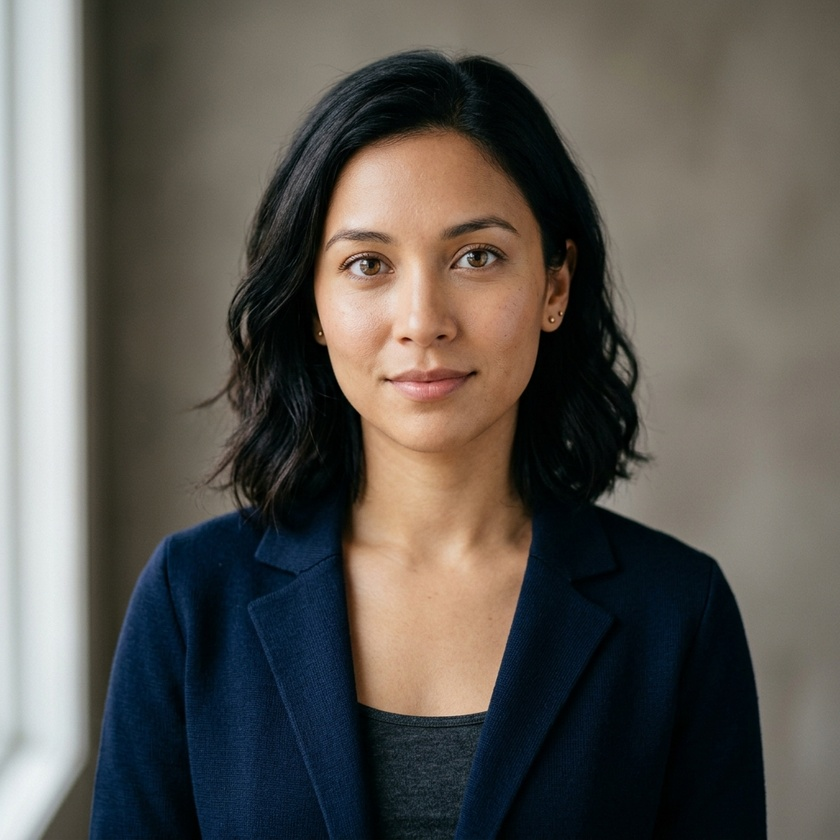
#> input picture images/input.jpg, 840 x 840 px, shrunk from 1024 x 1024 before the run
$ python -i eye_classification.py   (imports and definitions only)
#> lines starting #> are read from the running program, lines starting #| are printed output that depends on the picture; after the words box and inside, x2 and y2 are one past the last pixel; in counts of white or black regions, pixels touching at a corner belong together
#> further down, picture is the input picture: shape (840, 840, 3); mean B, G, R 83.2, 88.8, 92.6
import cv2

def classify_eyes(image):
    # Load classifiers
    face_cascade = cv2.CascadeClassifier(
        cv2.data.haarcascades + 'haarcascade_frontalface_default.xml'
    )

    eye_cascade = cv2.CascadeClassifier(
        cv2.data.haarcascades + 'haarcascade_eye.xml'
    )

    # Convert to grayscale and equalize histogram
    gray = cv2.cvtColor(image, cv2.COLOR_BGR2GRAY)
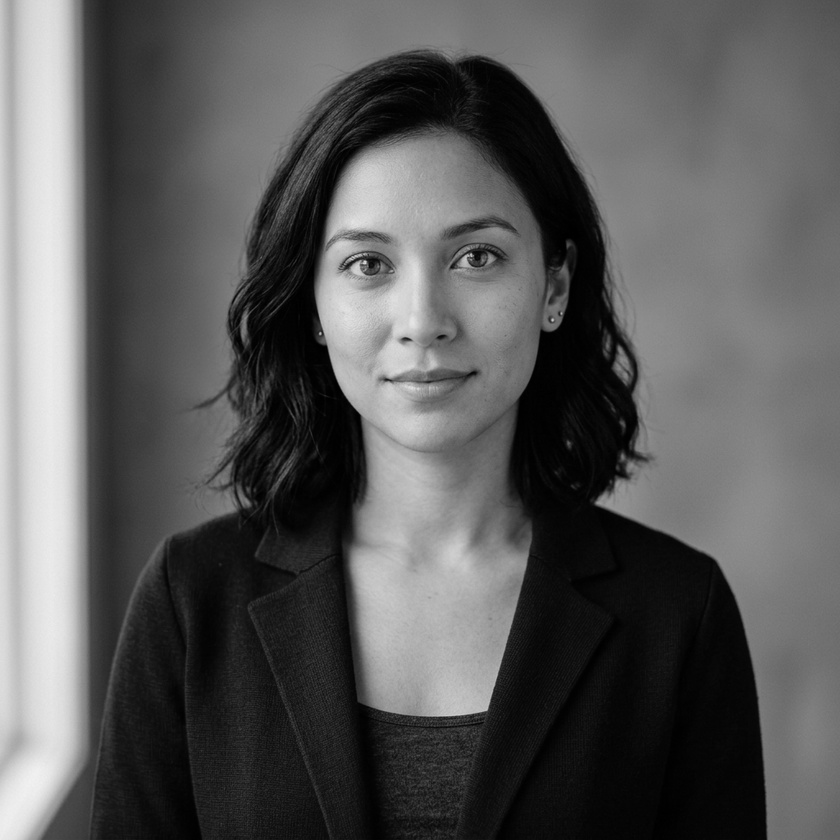
#> gray: shape (840, 840); min 0, max 241, mean 89.2
    gray = cv2.equalizeHist(gray)
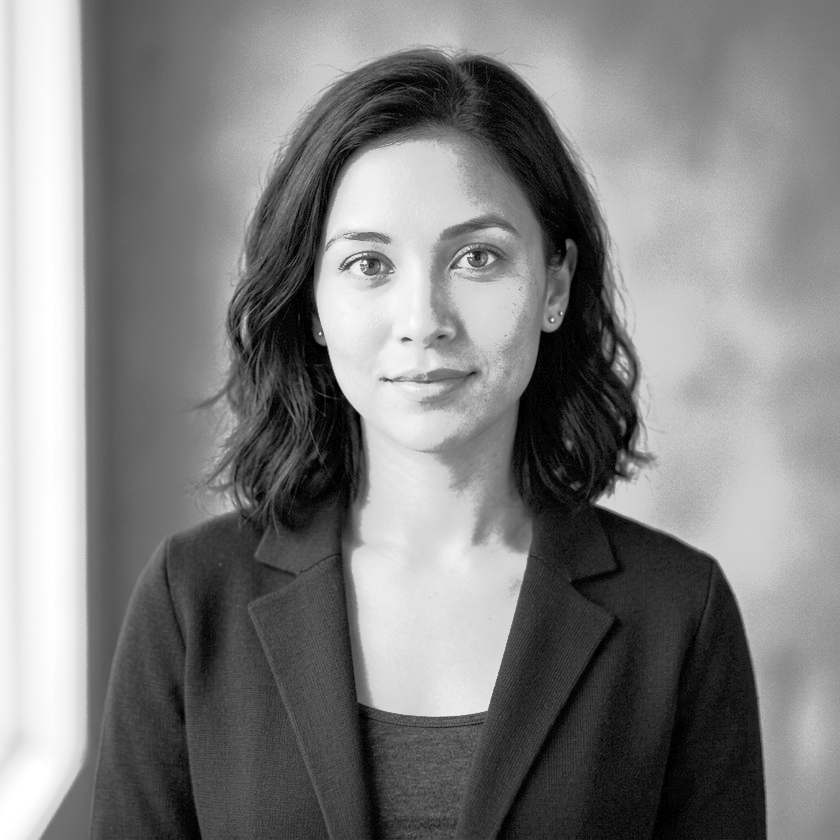
#> gray: shape (840, 840); min 0, max 255, mean 128.3

    # Detect faces with robust parameters
    faces = face_cascade.detectMultiScale(gray, 1.1, 7, minSize=(50, 50))
#> faces = [[282, 150, 285, 285]]

    for (x, y, w, h) in faces:
        # Add padding to ROI for better eye context
        pad_x, pad_y = int(w * 0.05), int(h * 0.05)
        y1, y2 = max(0, y - pad_y), min(image.shape[0], y + h + pad_y)
        x1, x2 = max(0, x - pad_x), min(image.shape[1], x + w + pad_x)

        roi_gray = gray[y1:y2, x1:x2]
        roi_color = image[y1:y2, x1:x2]

        # Detect eyes inside the face region with high minNeighbors for precision
        eyes = eye_cascade.detectMultiScale(roi_gray, 1.1, 15, minSize=(10, 10))

        # Classification logic based on number of eyes detected
        if len(eyes) >= 2:
            label = "Eyes Visible"
            color = (0, 255, 0) # Green
        else:
            label = "Eyes Not Visible"
            color = (0, 0, 255) # Red

        # Draw face rectangle
        cv2.rectangle(image, (x, y), (x+w, y+h), color, 2)

        # Label text above the face
        cv2.putText(image, label, (x, y-10),
                    cv2.FONT_HERSHEY_SIMPLEX, 0.7, color, 2)

        # Draw rectangles around eyes (optional, but helpful for visual confirmation)
        for (ex, ey, ew, eh) in eyes:
            cv2.rectangle(roi_color, (ex, ey), (ex+ew, ey+eh), (255, 0, 0), 1)
#> this loop made 1 pass
#> (x, y, w, h, pad_x, pad_y, y1, y2) on pass 1: (282, 150, 285, 285, 14, 14, 136, 449)
#> pass 1, in classify_eyes, `roi_gray = gray[y1:y2, x1:x2]`:
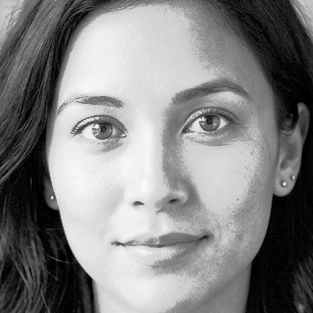
#> roi_gray: shape (313, 313); min 0, max 252, mean 130.8
#> pass 1, in classify_eyes, `roi_color = image[y1:y2, x1:x2]`:
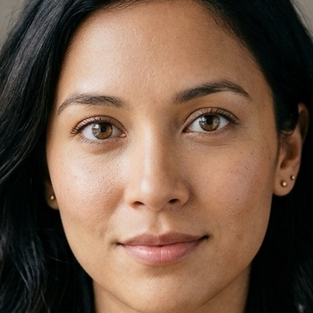
#> roi_color: shape (313, 313, 3); mean B, G, R 71.5, 88.7, 114.4
#> after the loop:
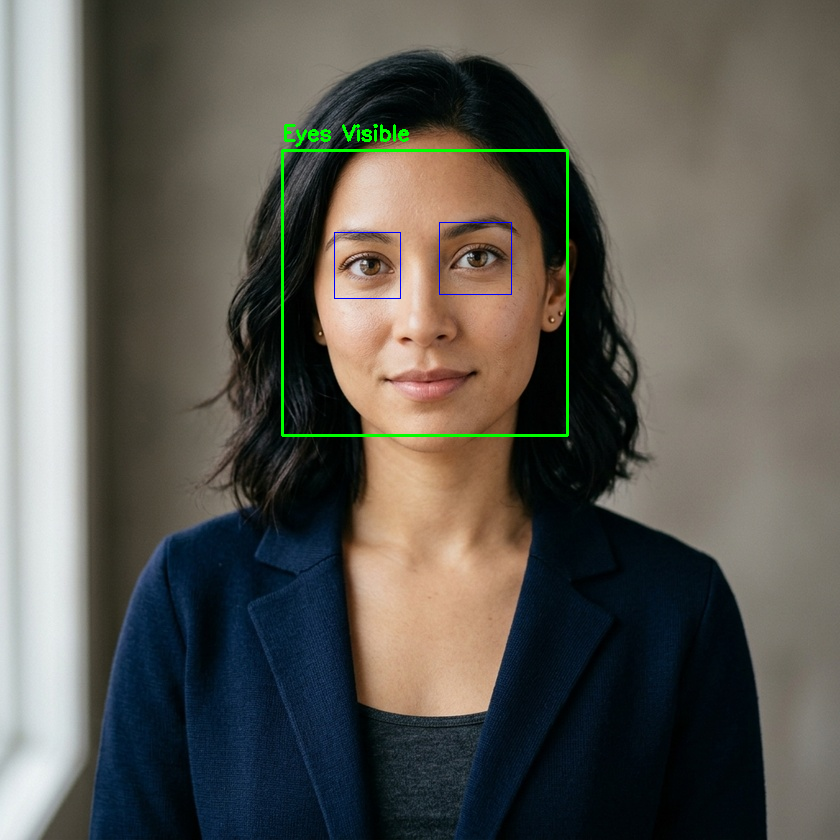
#> image: shape (840, 840, 3); 0.7% of pixels changed, all inside (x1, y1, x2, y2) = (281, 124, 569, 437)
#> after the loop:
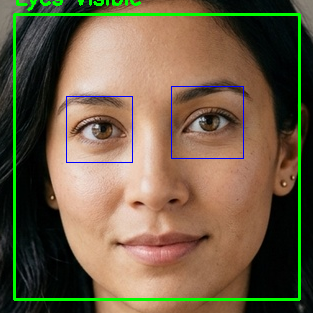
#> roi_color: shape (313, 313, 3); 4.43% of pixels changed, all inside (x1, y1, x2, y2) = (13, 0, 301, 301)

    return image

>>> import cv2
>>> picture = cv2.imread('../images/input.jpg')
>>> result = classify_eyes(picture)
